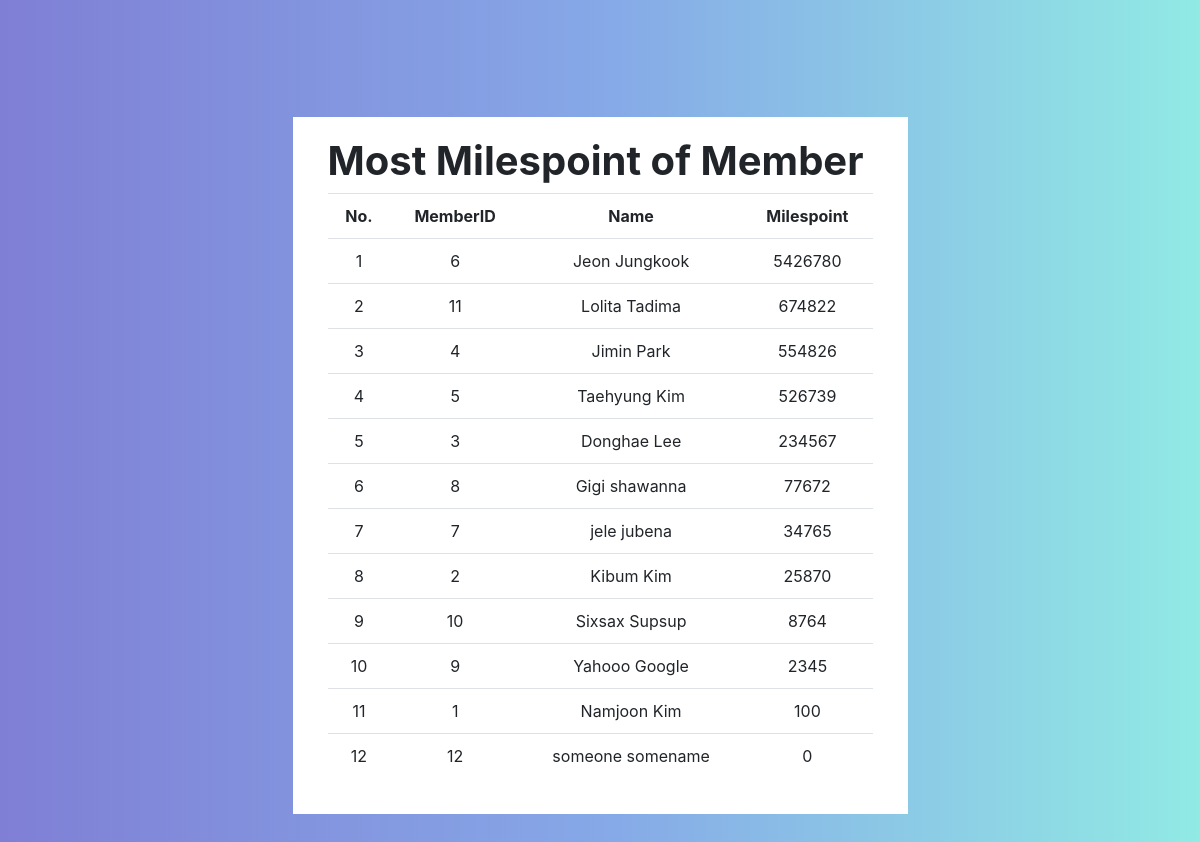
Screenshot of /admin/Ana_MostMiles.php with the database file from the repository.
### tables this page shows
CREATE TABLE `Member` (
  `MemberID` int(6) NOT NULL,
  `Email` varchar(50) NOT NULL,
  `Password` varchar(50) NOT NULL,
  `Sex` varchar(1) NOT NULL,
  `FirstName` varchar(50) NOT NULL,
  `LastName` varchar(50) NOT NULL,
  `DOB` date NOT NULL,
  `Country` varchar(3) NOT NULL,
  `PhoneNumber` int(12) NOT NULL,
  `Passport` varchar(50) NOT NULL,
  `MilesPoint` float NOT NULL
);

### admin/Ana_MostMiles.php (the view, shortened to what this page needs)
<?php
    $db = mysqli_connect("localhost","root","","airline");
    $sql = "SELECT MemberID,CONCAT(FirstName,' ',LastName) AS Name,MilesPoint
            FROM Member
            ORDER BY MilesPoint DESC";
    $query = mysqli_query($db,$sql);
    $Count = 1;
?>
<link rel="stylesheet" type="text/css" href="StaffStyle.css">
<link rel="stylesheet" href="https://use.fontawesome.com/releases/v5.8.2/css/all.css">
<link rel="stylesheet" href="https://maxcdn.bootstrapcdn.com/bootstrap/4.3.1/css/bootstrap.min.css">
<!DOCTYPE html>
    <head>
    </head>
    <body>
    <div class="row d-flex justify-content-center">
    <div class="card-container col-md-6">
    <div class="card-body">
        <div>
            <h1><b>Most Milespoint of Member</b></h1>
            <table class='table text-center'>
                <tr>
                    <td><b>No.</b></td>
                    <td><b>MemberID</b></td>
                    <td><b>Name</b></td>
                    <td><b>Milespoint</b></td>
                </tr>
                <?php
                if($query) {
                    while($row= mysqli_fetch_array($query)) {
                        echo "<tr>";
                        echo "<td>".$Count."</td>";
                        echo "<td>".$row["MemberID"]."</td>";
                        echo "<td>".$row["Name"]."</td>";
                        echo "<td>".$row["MilesPoint"]."</td>";
                        $Count++;
                        echo "</tr>";
                    }
                }
                ?>
            </table>
        </div>
    </div>
    </div>
    </div>
    </body>
</html>

### admin/StaffStyle.css (style rules this page uses)
body { font-family: 'Roboto', sans-serif; overflow: scroll; position: absolute; text-align: center; width: 100%; background: linear-gradient(to right, #7f7fd5, #86a8e7, #91eae4); bottom: 15%; height: 100%; top:10%; }
.card-container { background-color: #ffffff; }

### rows the page displays
member: MemberID "6", Name "Jeon Jungkook", MilesPoint "5426780"
member: MemberID "11", Name "Lolita Tadima", MilesPoint "674822"
member: MemberID "4", Name "Jimin Park", MilesPoint "554826"
member: MemberID "5", Name "Taehyung Kim", MilesPoint "526739"
member: MemberID "3", Name "Donghae Lee", MilesPoint "234567"
member: MemberID "8", Name "Gigi shawanna", MilesPoint "77672"
member: MemberID "7", Name "jele jubena", MilesPoint "34765"
member: MemberID "2", Name "Kibum Kim", MilesPoint "25870"
member: MemberID "10", Name "Sixsax Supsup", MilesPoint "8764"
member: MemberID "9", Name "Yahooo Google", MilesPoint "2345"
member: MemberID "1", Name "Namjoon Kim", MilesPoint "100"
member: MemberID "12", Name "someone somename", MilesPoint "0"
